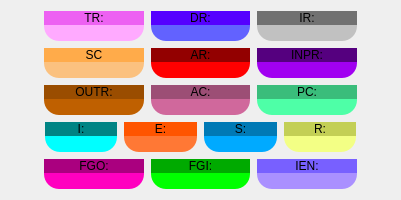
   <widget class="QWidget" name="layoutWidget">
    <property name="geometry">
     <rect>
      <x>240</x>
      <y>110</y>
      <width>401</width>
      <height>181</height>
     </rect>
    </property>
    <layout class="QVBoxLayout" name="verticalLayout_18">
     <property name="spacing">
      <number>7</number>
     </property>
     <item>
      <layout class="QHBoxLayout" name="horizontalLayout_5">
       <item>
        <spacer name="horizontalSpacer_19">
         <property name="orientation">
          <enum>Qt::Horizontal</enum>
         </property>
         <property name="sizeHint" stdset="0">
          <size>
           <width>40</width>
           <height>20</height>
          </size>
         </property>
        </spacer>
       </item>
       <item>
        <layout class="QVBoxLayout" name="verticalLayout_5">
         <property name="spacing">
          <number>0</number>
         </property>
         <item>
          <widget class="QLabel" name="label_7">
           <property name="styleSheet">
            <string notr="true">background-color: rgb(237, 97, 242);
border-top-left-radius: 15%;
border-top-right-radius: 15%;
width: 10px;
height: 10px;</string>
           </property>
           <property name="text">
            <string>TR:</string>
           </property>
           <property name="alignment">
            <set>Qt::AlignCenter</set>
           </property>
          </widget>
         </item>
         <item>
          <widget class="QLineEdit" name="tr_line">
           <property name="styleSheet">
            <string notr="true">background-color: rgb(255, 170, 255);
border-bottom-left-radius: 15%;
border-bottom-right-radius: 15%;</string>
           </property>
           <property name="alignment">
            <set>Qt::AlignCenter</set>
           </property>
           <property name="readOnly">
            <bool>true</bool>
           </property>
          </widget>
         </item>
        </layout>
       </item>
       <item>
        <layout class="QVBoxLayout" name="verticalLayout_6">
         <property name="spacing">
          <number>0</number>
         </property>
         <item>
          <widget class="QLabel" name="label_5">
           <property name="styleSheet">
            <string notr="true">background-color: rgb(85, 0, 255);
border-top-left-radius: 15%;
border-top-right-radius: 15%;
width: 10px;
height: 10px;</string>
           </property>
           <property name="text">
            <string>DR:</string>
           </property>
           <property name="alignment">
            <set>Qt::AlignCenter</set>
           </property>
          </widget>
         </item>
         <item>
          <widget class="QLineEdit" name="dr_line">
           <property name="styleSheet">
            <string notr="true">border-bottom-left-radius: 15%;
background-color: rgb(98, 98, 255);
border-bottom-right-radius: 15%;</string>
           </property>
           <property name="alignment">
            <set>Qt::AlignCenter</set>
           </property>
           <property name="readOnly">
            <bool>true</bool>
           </property>
          </widget>
         </item>
        </layout>
       </item>
       <item>
        <layout class="QVBoxLayout" name="verticalLayout_11">
         <property name="spacing">
          <number>0</number>
         </property>
         <item>
          <widget class="QLabel" name="label_3">
           <property name="styleSheet">
            <string notr="true">background-color: rgb(113, 113, 113);
border-top-left-radius: 15%;
border-top-right-radius: 15%;
width: 10px;
height: 10px;</string>
           </property>
           <property name="text">
            <string>IR:</string>
           </property>
           <property name="alignment">
            <set>Qt::AlignCenter</set>
           </property>
          </widget>
         </item>
         <item>
          <widget class="QLineEdit" name="ir_line">
           <property name="styleSheet">
            <string notr="true">background-color: rgb(193, 193, 193);
border-bottom-left-radius: 15%;
border-bottom-right-radius: 15%;</string>
           </property>
           <property name="alignment">
            <set>Qt::AlignCenter</set>
           </property>
           <property name="readOnly">
            <bool>true</bool>
           </property>
          </widget>
         </item>
        </layout>
       </item>
       <item>
        <spacer name="horizontalSpacer_20">
         <property name="orientation">
          <enum>Qt::Horizontal</enum>
         </property>
         <property name="sizeHint" stdset="0">
          <size>
           <width>40</width>
           <height>20</height>
          </size>
         </property>
        </spacer>
       </item>
      </layout>
     </item>
     <item>
      <layout class="QHBoxLayout" name="horizontalLayout_4">
       <item>
        <spacer name="horizontalSpacer_16">
         <property name="orientation">
          <enum>Qt::Horizontal</enum>
         </property>
         <property name="sizeHint" stdset="0">
          <size>
           <width>40</width>
           <height>20</height>
          </size>
         </property>
        </spacer>
       </item>
       <item>
        <layout class="QVBoxLayout" name="verticalLayout" stretch="2,1">
         <property name="spacing">
          <number>0</number>
         </property>
         <property name="sizeConstraint">
          <enum>QLayout::SetNoConstraint</enum>
         </property>
         <item>
          <widget class="QLabel" name="label_2">
           <property name="layoutDirection">
            <enum>Qt::LeftToRight</enum>
           </property>
           <property name="styleSheet">
            <string notr="true">background-color: rgb(255, 171, 74);
border-top-left-radius: 15%;
border-top-right-radius: 15%;
width: 10px;
height: 10px;</string>
           </property>
           <property name="text">
            <string>SC</string>
           </property>
           <property name="alignment">
            <set>Qt::AlignCenter</set>
           </property>
          </widget>
         </item>
         <item>
          <widget class="QLineEdit" name="sc_line">
           <property name="minimumSize">
            <size>
             <width>5</width>
             <height>0</height>
            </size>
           </property>
           <property name="styleSheet">
            <string notr="true">background-color: rgb(251, 193, 127);
border-bottom-left-radius: 15%;
border-bottom-right-radius: 15%;</string>
           </property>
           <property name="alignment">
            <set>Qt::AlignCenter</set>
           </property>
           <property name="readOnly">
            <bool>true</bool>
           </property>
          </widget>
         </item>
        </layout>
       </item>
       <item>
        <layout class="QVBoxLayout" name="verticalLayout_7">
         <property name="spacing">
          <number>0</number>
         </property>
         <item>
          <widget class="QLabel" name="label_4">
           <property name="styleSheet">
            <string notr="true">background-color: rgb(147, 0, 0);
border-top-left-radius: 15%;
border-top-right-radius: 15%;
width: 10px;
height: 10px;</string>
           </property>
           <property name="text">
            <string>AR:</string>
           </property>
           <property name="alignment">
            <set>Qt::AlignCenter</set>
           </property>
          </widget>
         </item>
         <item>
          <widget class="QLineEdit" name="ar_line">
           <property name="styleSheet">
            <string notr="true">background-color: rgb(255, 0, 0);
border-bottom-left-radius: 15%;
border-bottom-right-radius: 15%;</string>
           </property>
           <property name="alignment">
            <set>Qt::AlignCenter</set>
           </property>
           <property name="readOnly">
            <bool>true</bool>
           </property>
          </widget>
         </item>
        </layout>
       </item>
       <item>
        <layout class="QVBoxLayout" name="verticalLayout_13">
         <property name="spacing">
          <number>0</number>
         </property>
         <item>
          <widget class="QLabel" name="label_8">
           <property name="styleSheet">
            <string notr="true">background-color: rgb(85, 0, 127);
border-top-left-radius: 15%;
border-top-right-radius: 15%;
width: 10px;
height: 10px;</string>
           </property>
           <property name="text">
            <string>INPR:</string>
           </property>
           <property name="alignment">
            <set>Qt::AlignCenter</set>
           </property>
          </widget>
         </item>
         <item>
          <widget class="QLineEdit" name="inpr_line">
           <property name="styleSheet">
            <string notr="true">background-color: rgb(161, 0, 241);
border-bottom-left-radius: 15%;
border-bottom-right-radius: 15%;</string>
           </property>
           <property name="alignment">
            <set>Qt::AlignCenter</set>
           </property>
           <property name="readOnly">
            <bool>true</bool>
           </property>
          </widget>
         </item>
        </layout>
       </item>
       <item>
        <spacer name="horizontalSpacer_15">
         <property name="orientation">
          <enum>Qt::Horizontal</enum>
         </property>
         <property name="sizeHint" stdset="0">
          <size>
           <width>40</width>
           <height>20</height>
          </size>
         </property>
        </spacer>
       </item>
      </layout>
     </item>
     <item>
      <layout class="QHBoxLayout" name="horizontalLayout_3">
       <item>
        <spacer name="horizontalSpacer_17">
         <property name="orientation">
          <enum>Qt::Horizontal</enum>
         </property>
         <property name="sizeHint" stdset="0">
          <size>
           <width>40</width>
           <height>20</height>
          </size>
         </property>
        </spacer>
       </item>
       <item>
        <layout class="QVBoxLayout" name="verticalLayout_16">
         <property name="spacing">
          <number>0</number>
         </property>
         <item>
          <widget class="QLabel" name="label_9">
           <property name="styleSheet">
            <string notr="true">background-color: rgb(154, 77, 0);
border-top-left-radius: 15%;
border-top-right-radius: 15%;
width: 10px;
height: 10px;</string>
           </property>
           <property name="text">
            <string>OUTR:</string>
           </property>
           <property name="alignment">
            <set>Qt::AlignCenter</set>
           </property>
          </widget>
         </item>
         <item>
          <widget class="QLineEdit" name="outr_line">
           <property name="styleSheet">
            <string notr="true">background-color: rgb(191, 96, 0);
border-bottom-left-radius: 15%;
border-bottom-right-radius: 15%;</string>
           </property>
           <property name="alignment">
            <set>Qt::AlignCenter</set>
           </property>
           <property name="readOnly">
            <bool>true</bool>
           </property>
          </widget>
         </item>
        </layout>
       </item>
       <item>
        <layout class="QVBoxLayout" name="verticalLayout_17">
         <property name="spacing">
          <number>0</number>
         </property>
         <item>
          <widget class="QLabel" name="label_6">
           <property name="styleSheet">
            <string notr="true">background-color: rgb(156, 78, 117);
border-top-left-radius: 15%;
border-top-right-radius: 15%;
width: 10px;
height: 10px;</string>
           </property>
           <property name="text">
            <string>AC:</string>
           </property>
           <property name="alignment">
            <set>Qt::AlignCenter</set>
           </property>
          </widget>
         </item>
         <item>
          <widget class="QLineEdit" name="ac_line">
           <property name="styleSheet">
            <string notr="true">background-color: rgb(208, 104, 156);
border-bottom-left-radius: 15%;
border-bottom-right-radius: 15%;</string>
           </property>
           <property name="alignment">
            <set>Qt::AlignCenter</set>
           </property>
           <property name="readOnly">
            <bool>true</bool>
           </property>
          </widget>
         </item>
        </layout>
       </item>
       <item>
        <layout class="QVBoxLayout" name="verticalLayout_14">
         <property name="spacing">
          <number>0</number>
         </property>
         <item>
          <widget class="QLabel" name="label">
           <property name="styleSheet">
            <string notr="true">background-color: rgb(58, 189, 123);
border-top-left-radius: 15%;
border-top-right-radius: 15%;
width: 10px;
height: 10px;</string>
           </property>
           <property name="text">
            <string>PC:</string>
           </property>
           <property name="alignment">
            <set>Qt::AlignCenter</set>
           </property>
          </widget>
         </item>
         <item>
          <widget class="QLineEdit" name="pc_line">
           <property name="minimumSize">
            <size>
             <width>5</width>
             <height>0</height>
            </size>
           </property>
           <property name="styleSheet">
            <string notr="true">background-color: rgb(78, 255, 167);
border-bottom-left-radius: 15%;
border-bottom-right-radius: 15%;</string>
           </property>
           <property name="text">
            <string/>
           </property>
           <property name="alignment">
            <set>Qt::AlignCenter</set>
           </property>
           <property name="readOnly">
            <bool>true</bool>
           </property>
          </widget>
         </item>
        </layout>
       </item>
       <item>
        <spacer name="horizontalSpacer_18">
         <property name="orientation">
          <enum>Qt::Horizontal</enum>
         </property>
         <property name="sizeHint" stdset="0">
          <size>
           <width>40</width>
           <height>20</height>
          </size>
         </property>
        </spacer>
       </item>
      </layout>
     </item>
     <item>
      <layout class="QHBoxLayout" name="horizontalLayout_2">
       <item>
        <spacer name="horizontalSpacer_6">
         <property name="orientation">
          <enum>Qt::Horizontal</enum>
         </property>
         <property name="sizeHint" stdset="0">
          <size>
           <width>40</width>
           <height>20</height>
          </size>
         </property>
        </spacer>
       </item>
       <item>
        <spacer name="horizontalSpacer_13">
         <property name="orientation">
          <enum>Qt::Horizontal</enum>
         </property>
         <property name="sizeHint" stdset="0">
          <size>
           <width>40</width>
           <height>20</height>
          </size>
         </property>
        </spacer>
       </item>
       <item>
        <spacer name="horizontalSpacer_23">
         <property name="orientation">
          <enum>Qt::Horizontal</enum>
         </property>
         <property name="sizeHint" stdset="0">
          <size>
           <width>40</width>
           <height>20</height>
          </size>
         </property>
        </spacer>
       </item>
       <item>
        <spacer name="horizontalSpacer_22">
         <property name="orientation">
          <enum>Qt::Horizontal</enum>
         </property>
         <property name="sizeHint" stdset="0">
          <size>
           <width>40</width>
           <height>20</height>
          </size>
         </property>
        </spacer>
       </item>
       <item>
        <spacer name="horizontalSpacer_10">
         <property name="orientation">
          <enum>Qt::Horizontal</enum>
         </property>
         <property name="sizeHint" stdset="0">
          <size>
           <width>40</width>
           <height>20</height>
          </size>
         </property>
        </spacer>
       </item>
       <item>
        <layout class="QVBoxLayout" name="verticalLayout_4">
         <property name="spacing">
          <number>0</number>
         </property>
         <item>
          <widget class="QLabel" name="label_12">
           <property name="styleSheet">
            <string notr="true">background-color: rgb(0, 132, 132);
border-top-left-radius: 15%;
border-top-right-radius: 15%;
width: 10px;
height: 10px;</string>
           </property>
           <property name="text">
            <string>I:</string>
           </property>
           <property name="alignment">
            <set>Qt::AlignCenter</set>
           </property>
          </widget>
         </item>
         <item>
          <widget class="QLineEdit" name="i_line">
           <property name="styleSheet">
            <string notr="true">background-color: rgb(0, 255, 255);
border-bottom-left-radius: 15%;
border-bottom-right-radius: 15%;</string>
           </property>
           <property name="alignment">
            <set>Qt::AlignCenter</set>
           </property>
           <property name="readOnly">
            <bool>true</bool>
           </property>
          </widget>
         </item>
        </layout>
       </item>
       <item>
        <layout class="QVBoxLayout" name="verticalLayout_15">
         <property name="spacing">
          <number>0</number>
         </property>
         <item>
          <widget class="QLabel" name="label_10">
           <property name="styleSheet">
            <string notr="true">background-color: rgb(255, 85, 0);
border-top-left-radius: 15%;
border-top-right-radius: 15%;
width: 10px;
height: 10px;</string>
           </property>
           <property name="text">
            <string>E:</string>
           </property>
           <property name="alignment">
            <set>Qt::AlignCenter</set>
           </property>
          </widget>
         </item>
         <item>
          <widget class="QLineEdit" name="e_line">
           <property name="styleSheet">
            <string notr="true">background-color: rgb(255, 120, 53);
border-bottom-left-radius: 15%;
border-bottom-right-radius: 15%;</string>
           </property>
           <property name="alignment">
            <set>Qt::AlignCenter</set>
           </property>
           <property name="readOnly">
            <bool>true</bool>
           </property>
          </widget>
         </item>
        </layout>
       </item>
       <item>
        <layout class="QVBoxLayout" name="verticalLayout_10">
         <property name="spacing">
          <number>0</number>
         </property>
         <item>
          <widget class="QLabel" name="label_11">
           <property name="styleSheet">
            <string notr="true">background-color: rgb(0, 121, 181);
border-top-left-radius: 15%;
border-top-right-radius: 15%;
width: 10px;
height: 10px;</string>
           </property>
           <property name="text">
            <string>S:</string>
           </property>
           <property name="alignment">
            <set>Qt::AlignCenter</set>
           </property>
          </widget>
         </item>
         <item>
          <widget class="QLineEdit" name="s_line">
           <property name="styleSheet">
            <string notr="true">background-color: rgb(0, 170, 255);
border-bottom-left-radius: 15%;
border-bottom-right-radius: 15%;</string>
           </property>
           <property name="alignment">
            <set>Qt::AlignCenter</set>
           </property>
           <property name="readOnly">
            <bool>true</bool>
           </property>
          </widget>
         </item>
        </layout>
       </item>
       <item>
        <layout class="QVBoxLayout" name="verticalLayout_8">
         <property name="spacing">
          <number>0</number>
         </property>
         <item>
          <widget class="QLabel" name="label_13">
           <property name="styleSheet">
            <string notr="true">background-color: rgb(195, 207, 85);
border-top-left-radius: 15%;
border-top-right-radius: 15%;
width: 10px;
height: 10px;</string>
           </property>
           <property name="text">
            <string>R:</string>
           </property>
           <property name="alignment">
            <set>Qt::AlignCenter</set>
           </property>
          </widget>
         </item>
         <item>
          <widget class="QLineEdit" name="r_line">
           <property name="styleSheet">
            <string notr="true">background-color: rgb(243, 255, 133);
border-bottom-left-radius: 15%;
border-bottom-right-radius: 15%;</string>
           </property>
           <property name="alignment">
            <set>Qt::AlignCenter</set>
           </property>
           <property name="readOnly">
            <bool>true</bool>
           </property>
          </widget>
         </item>
        </layout>
       </item>
       <item>
        <spacer name="horizontalSpacer_14">
         <property name="orientation">
          <enum>Qt::Horizontal</enum>
         </property>
         <property name="sizeHint" stdset="0">
          <size>
           <width>40</width>
           <height>20</height>
          </size>
         </property>
        </spacer>
       </item>
       <item>
        <spacer name="horizontalSpacer_24">
         <property name="orientation">
          <enum>Qt::Horizontal</enum>
         </property>
         <property name="sizeHint" stdset="0">
          <size>
           <width>40</width>
           <height>20</height>
          </size>
         </property>
        </spacer>
       </item>
       <item>
        <spacer name="horizontalSpacer_25">
         <property name="orientation">
          <enum>Qt::Horizontal</enum>
         </property>
         <property name="sizeHint" stdset="0">
          <size>
           <width>40</width>
           <height>20</height>
          </size>
         </property>
        </spacer>
       </item>
       <item>
        <spacer name="horizontalSpacer_21">
         <property name="orientation">
          <enum>Qt::Horizontal</enum>
         </property>
         <property name="sizeHint" stdset="0">
          <size>
           <width>40</width>
           <height>20</height>
          </size>
         </property>
        </spacer>
       </item>
       <item>
        <spacer name="horizontalSpacer_3">
         <property name="orientation">
          <enum>Qt::Horizontal</enum>
         </property>
         <property name="sizeHint" stdset="0">
          <size>
           <width>40</width>
           <height>20</height>
          </size>
         </property>
        </spacer>
       </item>
      </layout>
     </item>
     <item>
      <layout class="QHBoxLayout" name="horizontalLayout">
       <item>
        <spacer name="horizontalSpacer_12">
         <property name="orientation">
          <enum>Qt::Horizontal</enum>
         </property>
         <property name="sizeHint" stdset="0">
          <size>
           <width>40</width>
           <height>20</height>
          </size>
         </property>
        </spacer>
       </item>
       <item>
        <layout class="QVBoxLayout" name="verticalLayout_12">
         <property name="spacing">
          <number>0</number>
         </property>
         <item>
          <widget class="QLabel" name="label_14">
           <property name="styleSheet">
            <string notr="true">background-color: rgb(170, 0, 127);
border-top-left-radius: 15%;
border-top-right-radius: 15%;
width: 10px;
height: 10px;</string>
           </property>
           <property name="text">
            <string>FGO:</string>
           </property>
           <property name="alignment">
            <set>Qt::AlignCenter</set>
           </property>
          </widget>
         </item>
         <item>
          <widget class="QLineEdit" name="fgo_line">
           <property name="styleSheet">
            <string notr="true">background-color: rgb(255, 0, 191);
border-bottom-left-radius: 15%;
border-bottom-right-radius: 15%;</string>
           </property>
           <property name="alignment">
            <set>Qt::AlignCenter</set>
           </property>
           <property name="readOnly">
            <bool>true</bool>
           </property>
          </widget>
         </item>
        </layout>
       </item>
       <item>
        <layout class="QVBoxLayout" name="verticalLayout_9">
         <property name="spacing">
          <number>0</number>
         </property>
         <item>
          <widget class="QLabel" name="label_16">
           <property name="styleSheet">
            <string notr="true">background-color: rgb(0, 170, 0);
border-top-left-radius: 15%;
border-top-right-radius: 15%;
width: 10px;
height: 10px;</string>
           </property>
           <property name="text">
            <string>FGI:</string>
           </property>
           <property name="alignment">
            <set>Qt::AlignCenter</set>
           </property>
          </widget>
         </item>
         <item>
          <widget class="QLineEdit" name="fgi_line">
           <property name="styleSheet">
            <string notr="true">background-color: rgb(0, 255, 0);
border-bottom-left-radius: 15%;
border-bottom-right-radius: 15%;</string>
           </property>
           <property name="alignment">
            <set>Qt::AlignCenter</set>
           </property>
           <property name="readOnly">
            <bool>true</bool>
           </property>
          </widget>
         </item>
        </layout>
       </item>
       <item>
        <layout class="QVBoxLayout" name="verticalLayout_2">
         <property name="spacing">
          <number>0</number>
         </property>
         <item>
          <widget class="QLabel" name="label_15">
           <property name="styleSheet">
            <string notr="true">background-color: rgb(120, 96, 255);
border-top-left-radius: 15%;
border-top-right-radius: 15%;
width: 10px;
height: 10px;</string>
           </property>
           <property name="text">
            <string>IEN:</string>
           </property>
           <property name="alignment">
            <set>Qt::AlignCenter</set>
           </property>
          </widget>
         </item>
         <item>
          <widget class="QLineEdit" name="ien_line">
           <property name="styleSheet">
            <string notr="true">background-color: rgb(170, 144, 255);
border-bottom-left-radius: 15%;
border-bottom-right-radius: 15%;</string>
           </property>
           <property name="alignment">
            <set>Qt::AlignCenter</set>
           </property>
           <property name="readOnly">
            <bool>true</bool>
           </property>
          </widget>
         </item>
        </layout>
       </item>
       <item>
        <spacer name="horizontalSpacer_11">
         <property name="orientation">
          <enum>Qt::Horizontal</enum>
         </property>
         <property name="sizeHint" stdset="0">
          <size>
           <width>40</width>
           <height>20</height>
          </size>
         </property>
        </spacer>
       </item>
      </layout>
     </item>
    </layout>
   </widget>
